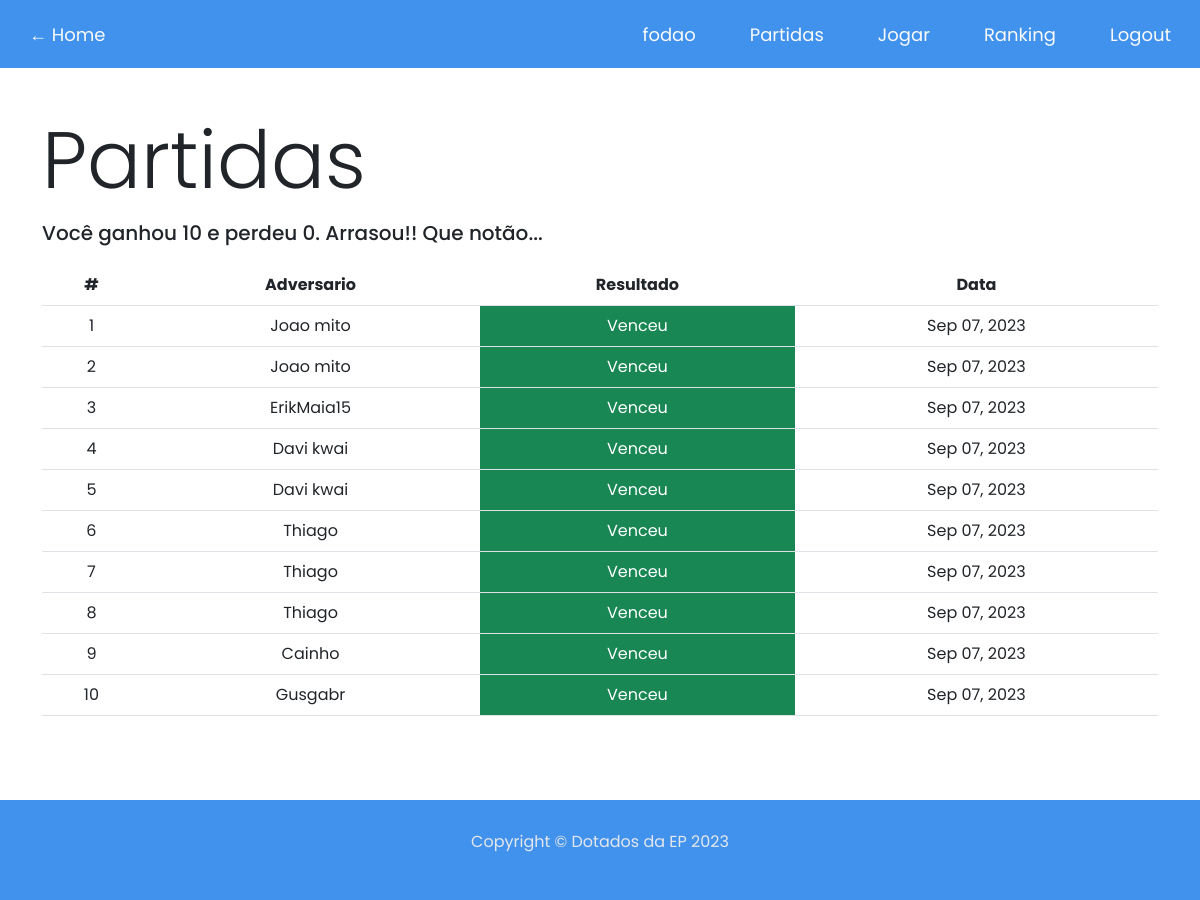
Before: /partidas (signed in) with the older database file.
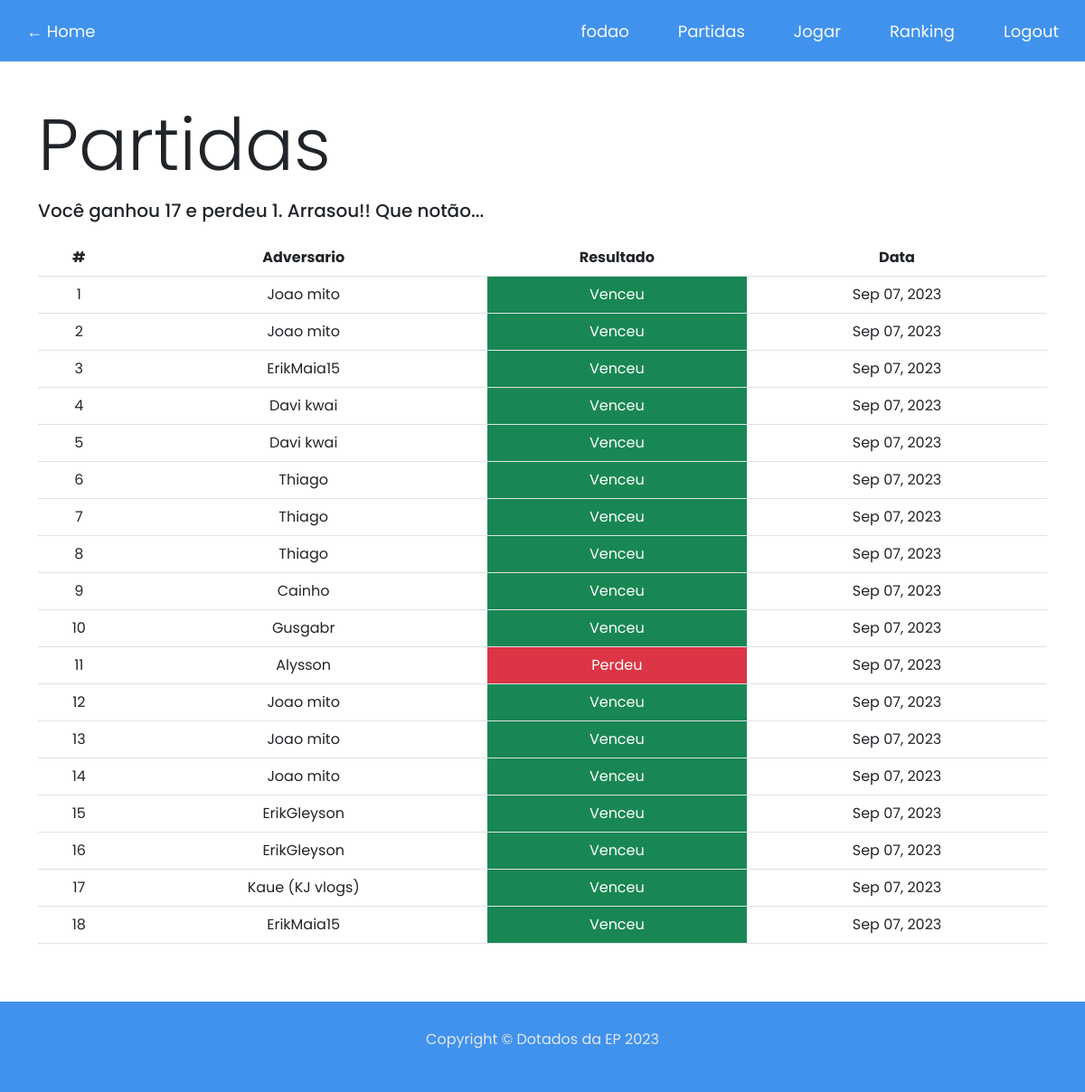
After: the same page with the newer database file.
### tables this page shows
CREATE TABLE history (
id INTEGER PRIMARY KEY NOT NULL,
username TEXT NOT NULL,
opponent TEXT NOT NULL,
state TEXT NOT NULL,
value INTEGER,
userID INTEGER,
datetime INTEGER,
date INTEGER,
FOREIGN KEY (userID) REFERENCES users(id));

### app.py (the view)
@app.route("/partidas")
def partidas():
    if not session:
        flash("Você tem que logar")
        return redirect("/")
    query = db.select(history.c['opponent'], history.c['state'], history.c['datetime']).where(history.c['userID'] == session["user_id"])
    userQuery = connection.execute(query).fetchall()
    wins, loses = qtdVitoriasDerrotas()
    return render_template("partidas.html", partidas=userQuery, qtdVitorias=wins, qtdPerdas=loses)

### app.py (called while the page is built)
@app.template_filter('strftime')
def _jinja2_filter_datetime(date, fmt=None):
    date = parser.parse(date)
    native = date.replace(tzinfo=None)
    format='%b %d, %Y'
    return native.strftime(format)

def qtdVitoriasDerrotas():
    wins = loses = 0
    query = db.select(history.c['state']).where(history.c['userID'] == session["user_id"])
    executeQuery = connection.execute(query).fetchall()
    for i in executeQuery:
        if i[0] == "won":
            wins += 1
        elif i[0] == "lost":
            loses += 1
    return wins, loses

### templates/partidas.html (shortened to what this page needs)
{% extends "layout.html" %}
{% block body %}
<div class="container py-5 text-center">
    <h1 style="text-align: left; padding-bottom: 5px" class="display-1">Partidas</h1>
    <h5 style="text-align: left; margin-bottom: 20px;">Você ganhou {{ qtdVitorias }} e perdeu {{ qtdPerdas }}.
        {% if qtdVitorias > qtdPerdas %}
        Arrasou!! Que notão...
        {% endif %}
    </h5>
    <table class="table">
        <thead class="thead-dark">
            <th scope="col">#</th>
            <th scope="col">Adversario</th>
            <th scope="col">Resultado</th>
            <th scope="col">Data</th>
        </thead>
        <tbody>
            {% for item in partidas %}
            <tr>
                <td>{{ loop.index }}</td>
                <td>{{ item.opponent }}</td>
                {% if item.state == "won" %}
                <td class="bg-success" style="color: white;">
                    Venceu
                </td>
                {% else %}
                <td class="bg-danger"  style="color: white;">
                    Perdeu
                </td>
                {% endif %}
                <td>{{ item.datetime | strftime }}</td>
            </tr>
            {% endfor %}
        </tbody>
    </table>
</div>
{% endblock %}

### templates/layout.html (shortened to what this page needs)
<!DOCTYPE html>
<html lang="pt-br">
<head>
    <link href="{{ url_for('static', filename='style.css') }}" rel="stylesheet" type="text/css">
    <link href="https://cdn.jsdelivr.net/npm/bootstrap@5.3.0/dist/css/bootstrap.min.css" rel="stylesheet">
</head>
<body data-theme="claro">
    <header>
        <nav class="navbarra fixed-top">
            <ul>
                {% if session["user_id"] %}
                {% if not inIndex %}
                <li style="margin-right: auto;"><a href="/">← Home</a></li>
                {% endif %}
                <li><a href="/perfil">{{ session["username"] }}</a></li>
                <li><a href="/partidas">Partidas</a></li>
                <li><a href="/jogar">Jogar</a></li>
                <li><a href="/ranking">Ranking</a></li>
                <li><a href="/logout">Logout</a></li>
                {% else %}
                <li><a href="/login">Entrar</a></li>
                <li><a href="/register">Registrar</a></li>
                {% endif %}
            </ul>
        </nav>
    </header>
    <main>
            {% block body %}
            {% endblock %}
    </main>
    <footer>
        <p>Copyright © Dotados da EP 2023</p>
    </footer>
</body>
</html>

### static/style.css (style rules this page uses)
* { font-family: 'Poppins', sans-serif; margin: 0; }
body[data-theme="claro"] { --color-1: #0EC460; --color-2: #4092ED; --color-3: #ED9B40; --color-4: #0A0908; --color-5: #22333B; --color-6: #F9FAF8; --color-7: #E5E7EB; --color-8: white; }
main { padding-top: 64px; min-height: 100vh; }
.navbarra a { color: var(--color-6); text-decoration: none; font-size: 18px; }
.navbarra ul { list-style-type: none; display: flex; padding: 2px; background-color: var(--color-2); justify-content: flex-end; }
.navbarra li { font-size: 20px; padding: 17px; }
.navbarra li a { padding: 0 10px; top: 4px; }
footer { background-color: var(--color-2); text-align: center; color: var(--color-7); padding: 30px; }

Changed rows visible on the page:
added history: opponent "Alysson", state "Perdeu", datetime|strftime "Sep 07, 2023"
added history: opponent "Joao mito", state "Venceu", datetime|strftime "Sep 07, 2023"
added history: opponent "Joao mito", state "Venceu", datetime|strftime "Sep 07, 2023"
added history: opponent "Joao mito", state "Venceu", datetime|strftime "Sep 07, 2023"
added history: opponent "ErikGleyson", state "Venceu", datetime|strftime "Sep 07, 2023"
added history: opponent "ErikGleyson", state "Venceu", datetime|strftime "Sep 07, 2023"
added history: opponent "Kaue (KJ vlogs)", state "Venceu", datetime|strftime "Sep 07, 2023"
added history: opponent "ErikMaia15", state "Venceu", datetime|strftime "Sep 07, 2023"
Other visible differences:
{{ qtdVitorias }}: "10" → "17"
{{ qtdPerdas }}: "0" → "1"
